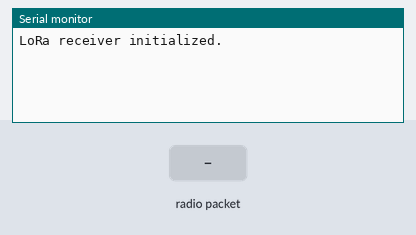
Recording of a sketch running on a simulated Arduino Uno, built with avr-gcc and run on an emulated ATmega328P. On the bench: the last lines printed to the serial monitor. The inputs (shaded band) are chosen by the test bench. No radio packets arrive unless stated.

Above: at 1.2 s.
1.3 s: radio packet "1" arrives
At 2.5 s:
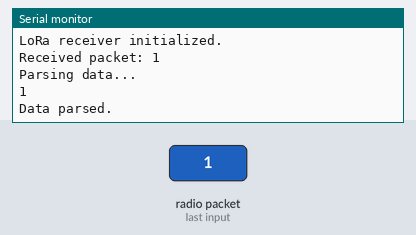
2.8 s: radio packet "0" arrives
At 3.9 s:
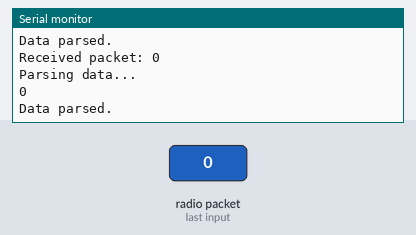
4.3 s: radio packet "2" arrives
At 5.1 s:
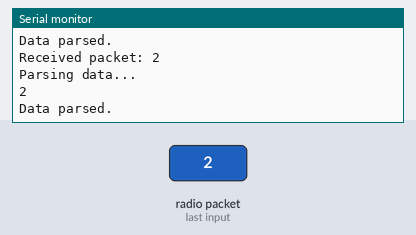

Measured:
- after the input at 1.3 s, the serial monitor: prints a new line at once (image 1)
- after the input at 2.8 s, the serial monitor: prints a new line at once (image 2)
- after the input at 4.3 s, the serial monitor: prints a new line at once (image 3)

The sketch:

lora_reciever_dht11_mpu.ino
```cpp
#include <SPI.h>
#include <LoRa.h>

#define NSS 10
#define SCK 13
#define MISO 12
#define MOSI 11
#define RST 9
#define DIO0 2

void setup() {
  // Initialize serial communication
  Serial.begin(9600);

  // Set up LoRa transceiver module
  LoRa.setPins(NSS, RST, DIO0);
  if (!LoRa.begin(433E6)) {  // Initialize LoRa at 433 MHz
    Serial.println("Starting LoRa failed!");
    while (1);
  }
  Serial.println("LoRa receiver initialized.");
}

void loop() {
  // Check if there are any incoming LoRa packets
  int packetSize = LoRa.parsePacket();
  if (packetSize) {
    String receivedData = "";

    // Read the packet into a String
    while (LoRa.available()) {
      receivedData += (char)LoRa.read();
    }

    // Print the received data to the Serial Monitor
    Serial.print("Received packet: ");
    Serial.println(receivedData);

    // Here, you could parse the received data if needed
    // For example, split by commas and print individual sensor values
    parseAndPrintData(receivedData);
  }
}


void parseAndPrintData(String data) {
  Serial.println("Parsing data...");


  int startIndex = 0;
  int endIndex = data.indexOf(',', startIndex);

  while (endIndex > 0) {
    Serial.println(data.substring(startIndex, endIndex));
    startIndex = endIndex + 1;
    endIndex = data.indexOf(',', startIndex);
  }
  Serial.println(data.substring(startIndex));

  Serial.println("Data parsed.");
}
```
